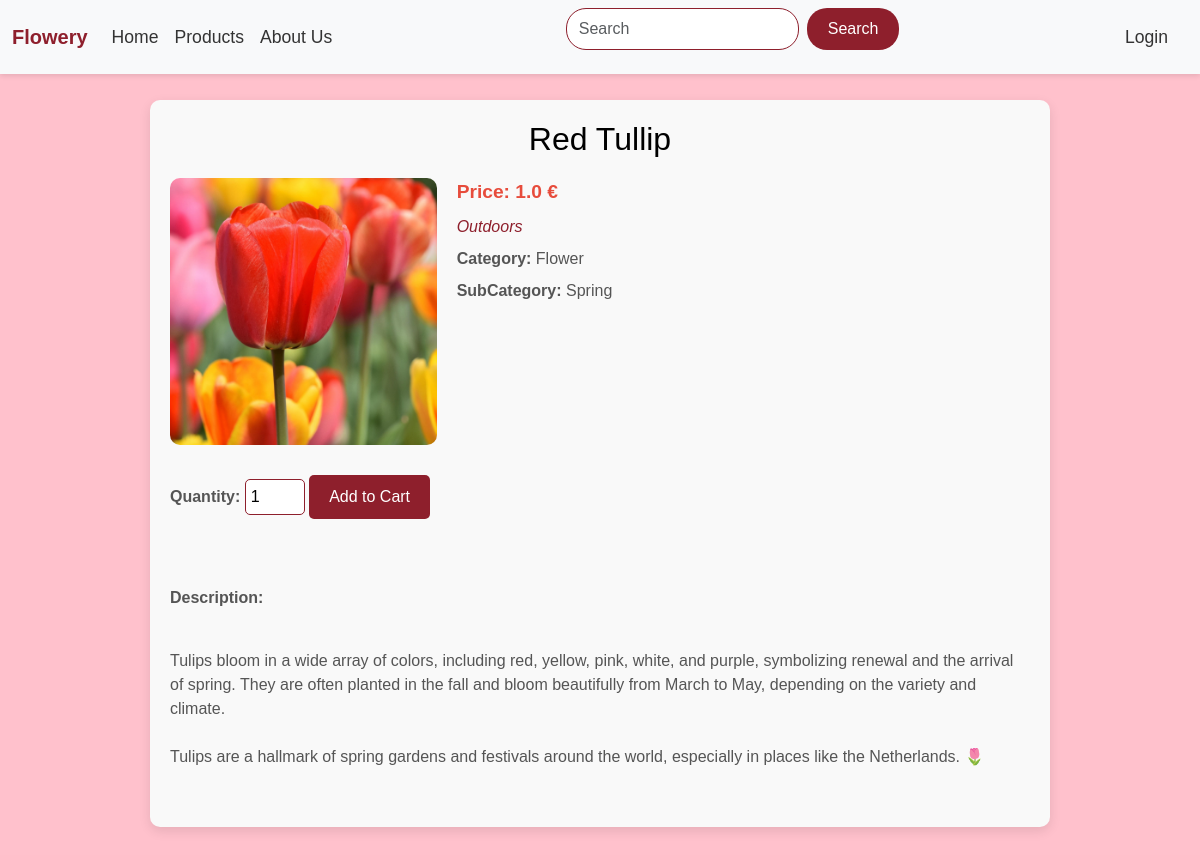
Screenshot of /product/4/ with the database file from the repository.
### pinelli_site/models.py (models this page shows)
class Product(models.Model):# model for table in sql with name Product
    title=models.CharField(max_length=50)#create field called title that is varchar(50)
    price=models.FloatField()
    description=models.TextField()
    category=models.CharField(max_length=20)
    sub_category=models.CharField(max_length=20)
    indoors=models.BooleanField()
    image=models.ImageField(upload_to="static/images")

### pinelli_site/views.py (the view)
# urls.py: path("product/<int:id>/",views.product,name="product"), #it will take the id in order to understand for which product will put the details
def product(request,id):#sinartisi pou servirei tin products selida tou site
    if request.method == 'POST':
        product_by_id=Product.objects.get(id=id)#
        product_by_id.delete()
        messages.success(request,f"Product ({product_by_id.title}) deleted successfully")
        return redirect("products")
    if request.method == 'GET':
        product_by_id=Product.objects.get(id=id)#i take from my database the id that the URL has
        return render(request,"product.html",{"product":product_by_id})

### templates/product.html (shortened to what this page needs)
{% extends "base.html" %}
{% block header %}
<link rel="stylesheet" href="/static/css/product.css">
{% endblock %}
{% block body %}
<div class="section">
    <div class="features">
        <h2>{{ product.title }}</h2>
        <div class="feature">
            <div class="feature-image">
                <img src="/{{ product.image }}" alt="{{ product.title }}">
            </div>
            <div class="feature-info">
                <p class="price"><strong>Price:</strong> {{ product.price }} €</p>
                <p class="type">
                    {% if product.indoors %}
                        Indoors
                    {% else %}
                        Outdoors
                    {% endif %}
                </p>
                <p><strong>Category:</strong> {{ product.category }}</p>
                <p><strong>SubCategory:</strong> {{ product.sub_category }}</p>
            </div>
        </div>
        <div class="quantity-section">
            <form method="POST" action="{% url 'add_to_cart' product.id %}">
                <label for="quantity">Quantity:</label>
                <input type="number" id="quantity" name="quantity" min="1" value="1" class="quantity-input">
                <button type="submit" class="add-to-cart">Add to Cart</button>
            </form>
        </div>
        <div class="description">
            <p><strong>Description:</strong></p>
            <p>{{ product.description|linebreaksbr }}</p>
        </div>
    </div>
</div>
{% endblock %}

### static/css/product.css (style rules this page uses)
body { background-color: #FFC1CC; font-family: Arial, sans-serif; color: #000000; margin: 0; padding: 0; padding-top: 60px; }
.quantity-section { display: flex; flex-direction: column; align-items: flex-start; margin-top: 20px; width: 100%; }
.quantity-section label { font-size: 1rem; font-weight: bold; color: #555; }
.quantity-section .quantity-input { margin-top: 5px; padding: 5px; width: 60px; font-size: 1rem; border: 1px solid #8e1f2c; border-radius: 5px; }
.quantity-section .add-to-cart { margin-top: 10px; background-color: #8e1f2c; color: white; border: none; padding: 10px 20px; font-size: 1rem; border-radius: 5px; cursor: pointer; }
.section { display: flex; justify-content: center; align-items: flex-start; min-height: 100vh; padding: 40px; box-sizing: border-box; width: 100%; }
.features { display: flex; flex-direction: column; align-items: center; background-color: #f9f9f9; padding: 20px; border-radius: 10px; width: 100%; max-width: 900px; box-shadow: 0 4px 12px rgba(0, 0, 0, 0.1); }
.features h2 { text-align: center; font-size: 2rem; margin-bottom: 20px; }
.feature { display: flex; flex-direction: row; align-items: flex-start; width: 100%; justify-content: space-between; }
.feature-image { margin-right: 20px; width: 400px; }
.feature-image img { width: 100%; height: auto; border-radius: 10px; }
.feature-info { display: flex; flex-direction: column; justify-content: flex-start; text-align: left; width: 100%; }
.price { font-size: 1.2rem; font-weight: bold; color: #e74c3c; }
.type { font-size: 1rem; font-style: italic; color: #8e1f2c; }
p { font-size: 1rem; color: #555; line-height: 1.5; margin-bottom: 8px; }
p:first-child { font-weight: bold; }
.feature-info p:last-child { margin-bottom: 0; }
.description { margin-top: 20px; font-size: 1.2rem; color: #333; line-height: 1.6; white-space: pre-line; width: 100%; text-align: left; }

### rows the page displays
Product: title "Red Tullip", image (picture), price "1.0", category "Flower", sub_category "Spring", description "Tulips bloom in a wide array of colors, including red, yellow, pink, white, and purple, symbolizing renewal and the arrival of spring. They are often planted in the fall and bloom beautifully from March to May, depending on the variety and climate. Tulips are a hallmark of spring gardens and festivals around the world, especially in places like the Netherlands. 🌷"
